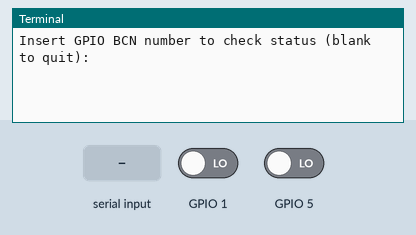
A program run on a simulated Raspberry Pi (BCM pin numbers). On the bench: the last lines printed to the terminal. Inputs (shaded band) come from the test bench; at power-on: GPIO 1 LOW, GPIO 5 LOW.

Above: at 1.2 s.
1.3 s: "5" typed at the terminal, then Enter
At 2.1 s:
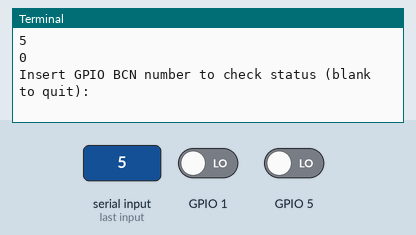
2.8 s: "1" typed at the terminal, then Enter
At 3.2 s:
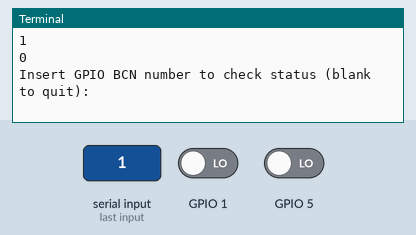
Timing chart, 0 to 5.8 s (numbered marks = the images above; inputs shaded):
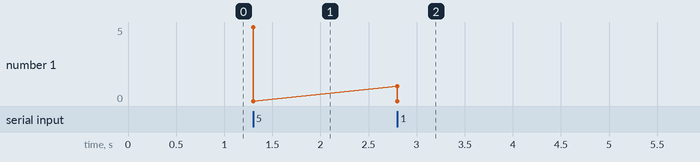

Measured:
- after the input at 1.3 s, the terminal: prints a new line at once (image 1)
- after the input at 2.8 s, the terminal: prints a new line at once (image 2)

The program:

gpio-check.py
```python
#!/usr/bin/env python

import RPi.GPIO as GPIO

GPIO.setmode(GPIO.BCM)
while True:
    data = input("Insert GPIO BCN number to check status (blank to quit): ")
    if data == '':
        break
    try:
        number = int(data)
    except:
        continue
    GPIO.setup(number, GPIO.IN)
    st = GPIO.input(number)
    print st
```
